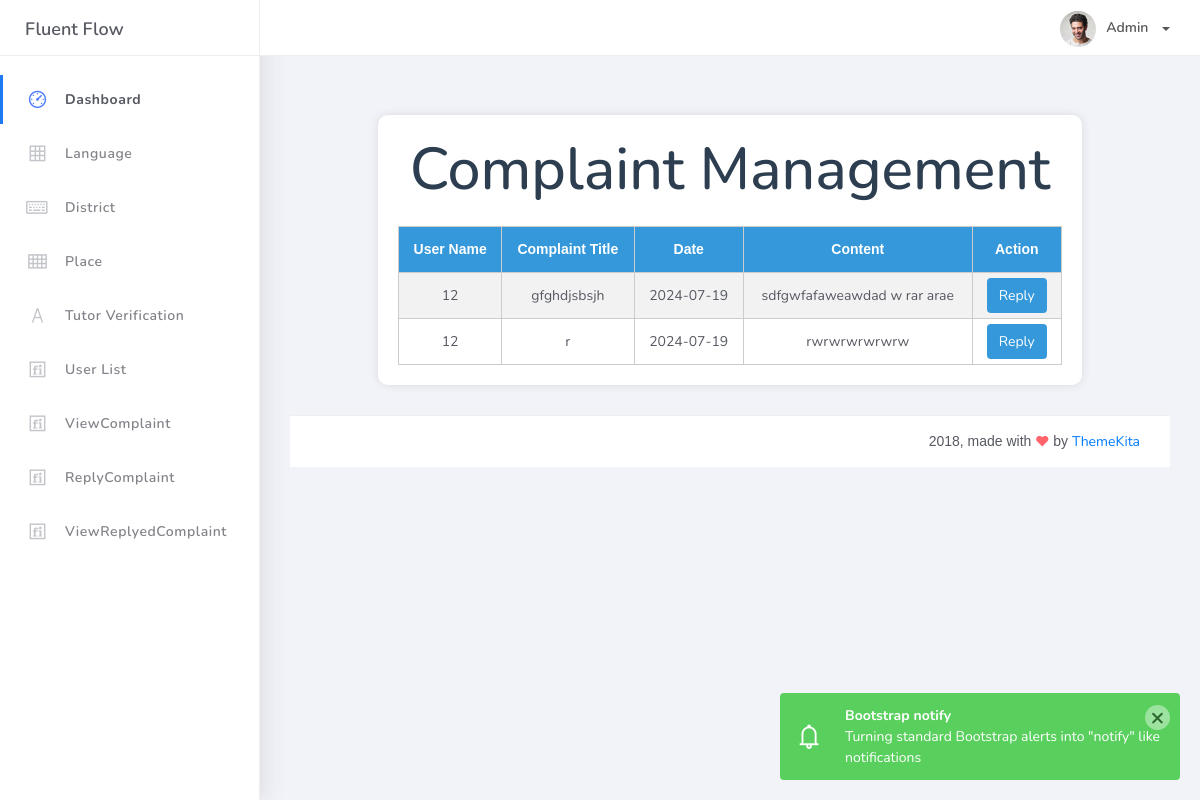
Screenshot of /Project/Admin/ViewComplaint.php (signed in) with the database file from the repository.
### tables this page shows
CREATE TABLE `tbl_complaint` (
  `complaint_id` int(11) NOT NULL,
  `complaint_title` varchar(50) NOT NULL,
  `complaint_content` varchar(1000) NOT NULL,
  `complaint_date` varchar(60) NOT NULL,
  `user_id` int(11) NOT NULL,
  `user_reply` varchar(1000) NOT NULL,
  `complaint_status` int(11) NOT NULL
);

### Project/Admin/ViewComplaint.php (the view, shortened to what this page needs)
<?php
include('../Assests/connection/connection.php');
include('Header.php');
?>
<!DOCTYPE html>
<html xmlns="http://www.w3.org/1999/xhtml">
<head>
</head>
<body>
    <div class="container">
        <h1>Complaint Management</h1>
        <form id="form1" name="form1" method="post" action="">
            <table>
                <tr>
                    <th>User Name</th>
                    <th>Complaint Title</th>
                    <th>Date</th>
                    <th>Content</th>
                    <th>Action</th>
                </tr>
                <?php
                    $selqry = "select * from tbl_complaint";
                    $tut = $con->query($selqry);
                    while($data = $tut->fetch_assoc())
                    {
                ?>
                <tr>
                    <td><?php echo $data['user_id']; ?></td>
                    <td><?php echo $data['complaint_title']; ?></td>
                    <td><?php echo $data['complaint_date']; ?></td>
                    <td><?php echo $data['complaint_content']; ?></td>
                    <td><a href="Replycomplaint.php?cid=<?php echo $data['complaint_id']; ?>" class="reply-btn">Reply</a></td>
                </tr>
                <?php
                    }
                ?>
            </table>
        </form>
    </div>
</body>
</html>
<?php
include('Footer.php');
?>

### Project/Admin/ViewComplaint.php (style rules this page uses)
body { font-family: Arial, sans-serif; background-color: #f4f7f9; margin: 0; padding: 0; }
.container { width: 80%; margin: 30px auto; background-color: #fff; box-shadow: 0px 0px 10px rgba(0, 0, 0, 0.1); padding: 20px; border-radius: 10px; }
h1 { text-align: center; color: #2c3e50; margin-bottom: 20px; }
table { width: 100%; border-collapse: collapse; }
table, th, td { border: 1px solid #ccc; }
th, td { padding: 12px; text-align: center; }
th { background-color: #3498db; color: white; }
tr:nth-child(even) { background-color: #f2f2f2; }
.reply-btn { background-color: #3498db; color: white; padding: 8px 12px; border-radius: 4px; text-decoration: none; }

### rows the page displays
tbl_complaint: user "12", complaint_title "gfghdjsbsjh", complaint_date "2024-07-19", complaint_content "sdfgwfafaweawdad w rar arae"
tbl_complaint: user "12", complaint_title "r", complaint_date "2024-07-19", complaint_content "rwrwrwrwrwrw"
